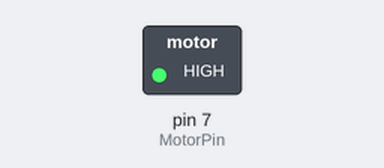
This sketch was run on a simulated Arduino Uno, built with avr-gcc and run on an emulated ATmega328P. Parts: switched loads named in the sketch (green lamp = pin HIGH).

Above: at 0.1 s.
Timing chart, 0 to 1.6 s (numbered marks = the images above):
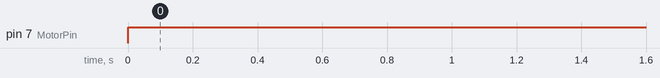

Measured:
- by itself, pin 7 (MotorPin): LOW → HIGH at 0.00 s

The sketch:

EX_MOTOR.ino
```cpp
int MotorPin = 7;
// the setup function runs once when you press reset or power the board
void setup() {
  // initialize digital pin 8 as an output.
  pinMode(MotorPin, OUTPUT);
}

// the loop function runs over and over again forever
void loop() {
  digitalWrite(MotorPin, HIGH);  // turn the MOTOR on (HIGH is the voltage level)
  // delay(10000);                      // wait for 10 second
  // digitalWrite(8, LOW);   // turn the MOTOR off by making the voltage LOW
  // delay(1000);                      // wait for a second
}
```
